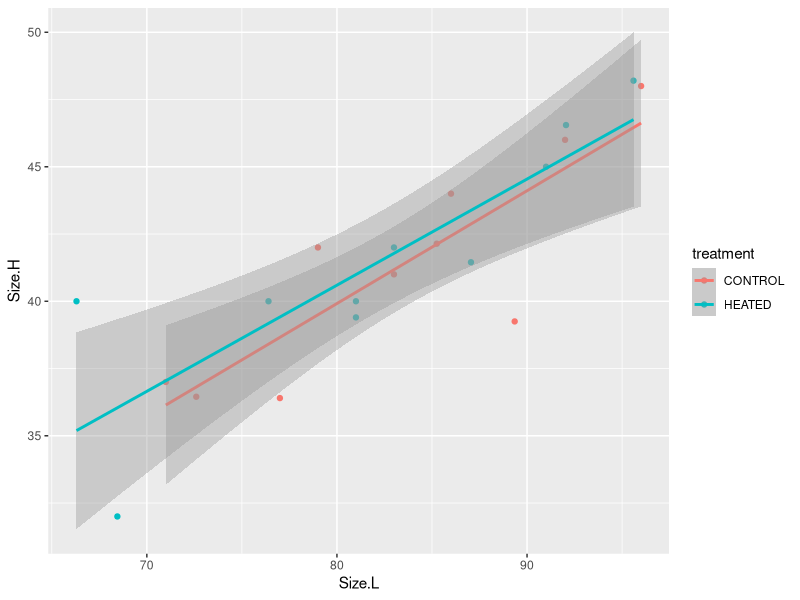
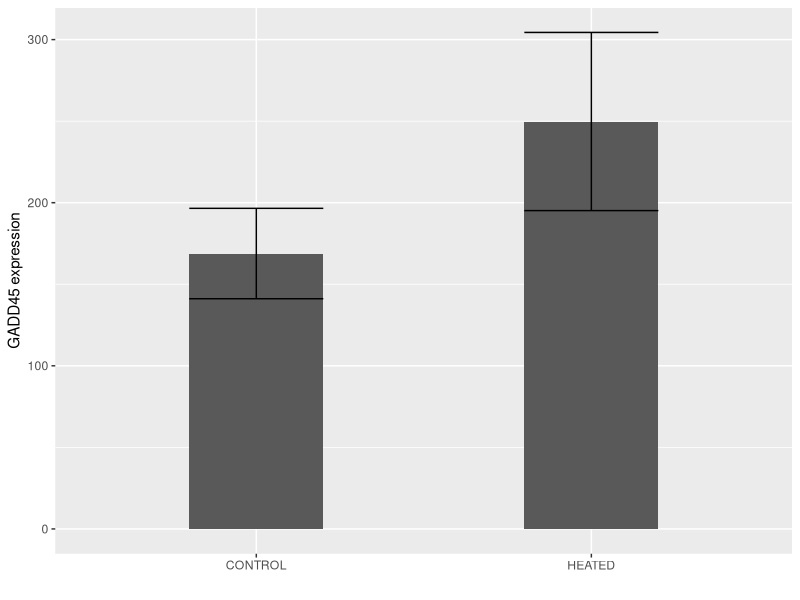
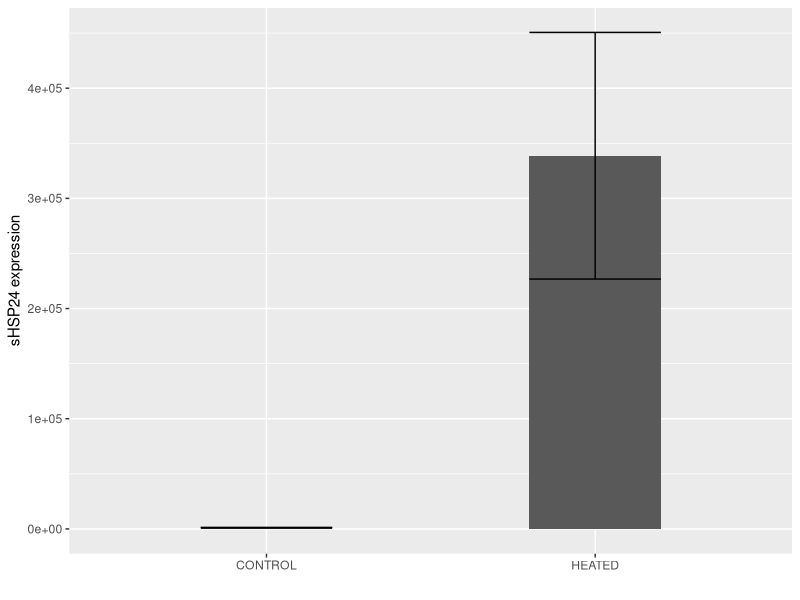
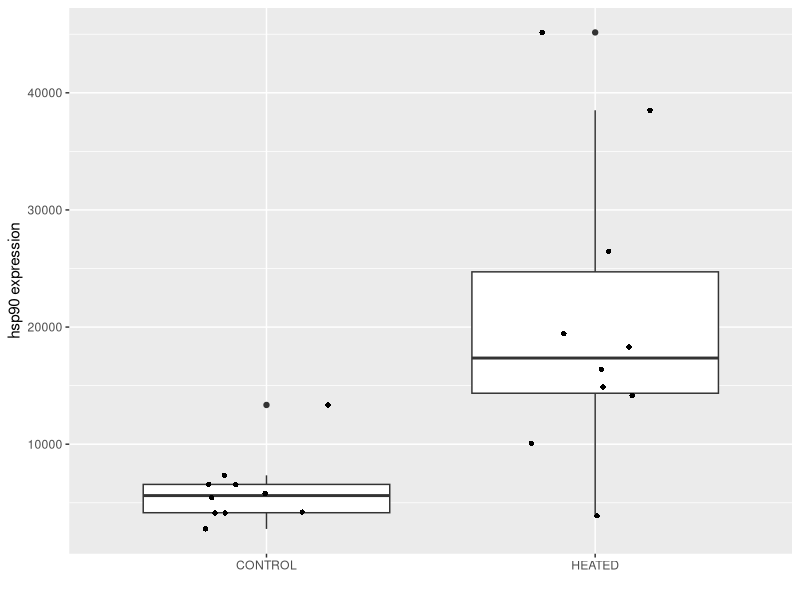
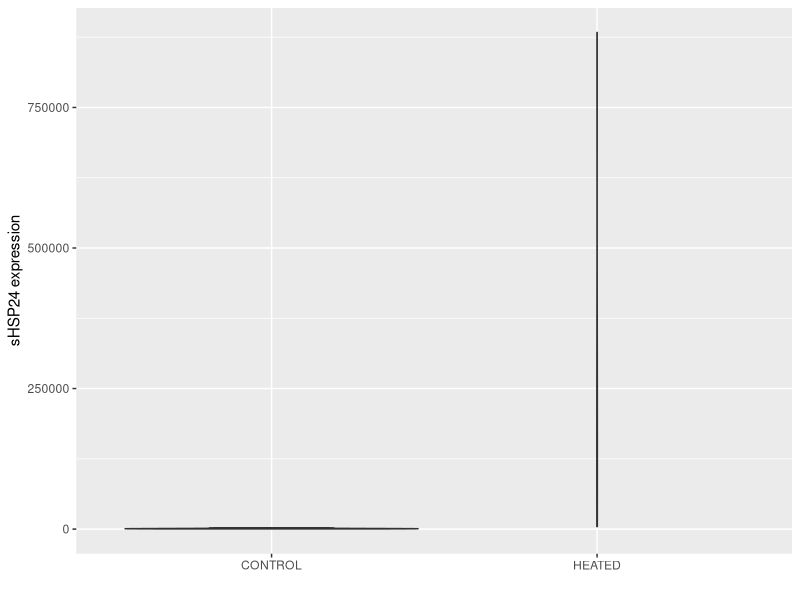

Recreate these plots in R, in order. (Note: this script raises an error after producing the figures.)
## ---- chunk 1
library(tidyverse)
## ---- chunk 2
exp <- read.delim("../data/myt-gene-exp.csv", sep = ",")
## ---- chunk 3
exp <- drop_na(exp)
## ---- chunk 4
ggplot(exp, aes(x = Size.L, y = Size.H, color = treatment)) +
  geom_point() +
  geom_smooth(method = "lm")
## ---- chunk 5
exp %>% 
  group_by(treatment) %>%
  summarise(sem = sd(GADD45.converted)/sqrt(n()),
            GADD45.converted = mean(GADD45.converted)) %>%
  ggplot(aes(x = treatment, y = GADD45.converted)) + 
  geom_col(position = "dodge",
           width = 0.4) + 
  geom_errorbar(aes(ymin=GADD45.converted-sem, ymax=GADD45.converted+sem), width=.4,
                position = position_dodge()) +
  labs(x ="", y = "GADD45 expression", legend.title="") 
## ---- chunk 6
exp %>% 
  group_by(treatment) %>%
  summarise(sem = sd(sHSP24.converted)/sqrt(n()),
            sHSP24.converted = mean(sHSP24.converted)) %>%
  ggplot(aes(x = treatment, y = sHSP24.converted)) + 
  geom_col(position = "dodge",
           width = 0.4) + 
  geom_errorbar(aes(ymin=sHSP24.converted-sem, ymax=sHSP24.converted+sem), width=.4,
                position = position_dodge()) +
  labs(x ="", y = "sHSP24 expression", legend.title="") 
## ---- chunk 7
exp %>% 
  ggplot(aes(x = treatment, y = HSP90.converted)) + 
  geom_boxplot() + 
  geom_jitter(shape=16, position=position_jitter(0.2)) +
  labs(x ="", y = "hsp90 expression", legend.title="") 
## ---- chunk 8
exp %>% 
  ggplot(aes(x = treatment, y = sHSP24.converted)) + 
  geom_violin() + 
  labs(x ="", y = "sHSP24 expression", legend.title="") 
## ---- chunk 9
write_delim(exp, "../output/expression_01.tab", delim = "\t")
## ---- chunk 10

exp_long <- read_delim("../data/exp_longer.txt", delim = "\t")

## ---- chunk 11
exp_long %>%
  ggplot(aes(x = treatment, y = exp)) +
  geom_boxplot() +
  facet_grid(~gene)

## ---- chunk 12
exp_long <- exp_long %>%
  mutate(gene_norm = log10(exp))
## ---- chunk 13
exp_long %>% 
  ggplot(aes(x = treatment, y = gene_norm, fill = treatment)) + 
  geom_boxplot() + 
  geom_jitter(shape=1, position=position_jitter(0.2)) +
  facet_grid(~gene) +
  scale_fill_manual(values=c("#bbeeee", "#ffa500")) +
  theme(axis.title.x=element_blank(), axis.text.x=element_blank(),
                      axis.ticks.x=element_blank()) +
  ylab("gene expression (log10 arbitrary)")
## ---- chunk 14

# Specify SVG image name/location.
svg("../figures/log10-exp-boxplots.svg")

exp_long %>% 
  ggplot(aes(x = treatment, y = gene_norm, fill = treatment)) + 
  geom_boxplot() + 
  geom_jitter(shape=1, position=position_jitter(0.2)) +
  facet_grid(~gene) +
  scale_fill_manual(values=c("#bbeeee", "#ffa500")) +
  theme(axis.title.x=element_blank(), axis.text.x=element_blank(),
                      axis.ticks.x=element_blank()) +
  ylab("gene expression (log10 arbitrary)")

# Close image device
dev.off()

## ---- chunk 15
exp_long %>% 
  ggplot(aes(x = treatment, y = exp)) + 
  geom_boxplot() + 
  geom_jitter(shape=1, position=position_jitter(0.1)) +
  facet_grid(~gene)
## ---- chunk 16
t.test(exp$GADD45.converted~exp$treatment)
## ---- chunk 17
t.test(exp$sHSP24.converted~exp$treatment)
## ---- chunk 18
t.test(exp$HSC70.converted~exp$treatment)
## ---- chunk 19
summary(glm(exp$HSC70.converted~exp$treatment))
